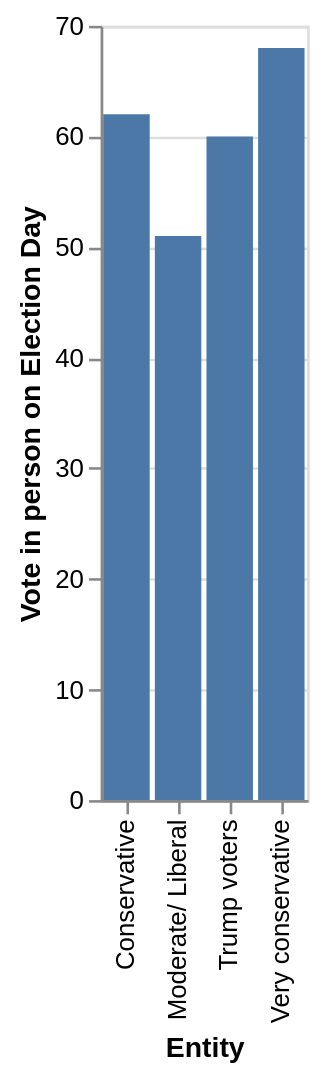

The specification (Vega-Lite) saved for this image:
### Vega-Lite specification from a JSON file in a GitHub repository (floating-point values rounded to 4 significant figures)
{"$schema": "https://vega.github.io/schema/vega-lite/v5.json", "description": "Bar chart auto-generated from CSV", "data": {"values": [{"Entity": "Moderate/ Liberal", "Vote in person on Election Day": 51}, {"Entity": "Conservative", "Vote in person on Election Day": 62}, {"Entity": "Very conservative", "Vote in person on Election Day": 68}, {"Entity": "Trump voters", "Vote in person on Election Day": 60}]}, "mark": "bar", "encoding": {"x": {"field": "Entity", "type": "ordinal"}, "y": {"field": "Vote in person on Election Day", "type": "quantitative"}}}
